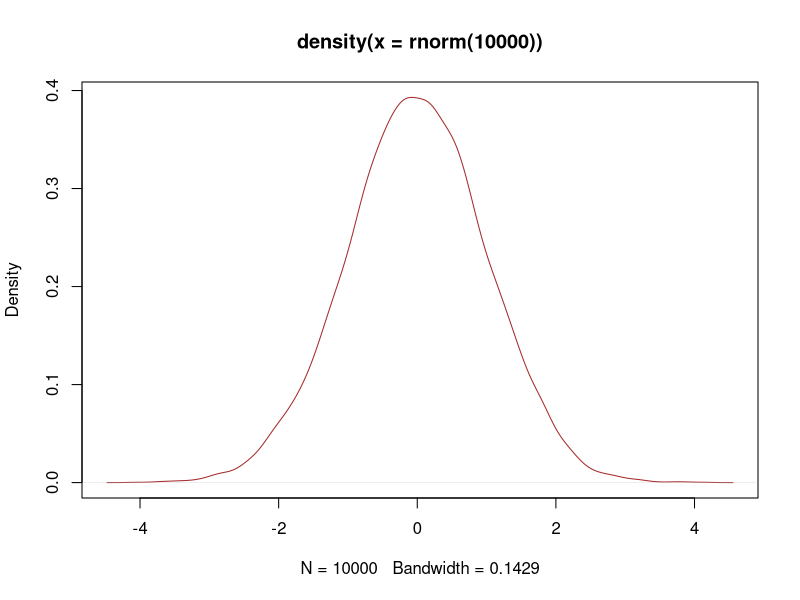

This chart was generated by the following R code:
## ---- chunk 1

plot(density(rnorm(10000)), col="brown")
## ---- chunk 2
22/7
## ---- chunk 3
2+2+4+6/5
